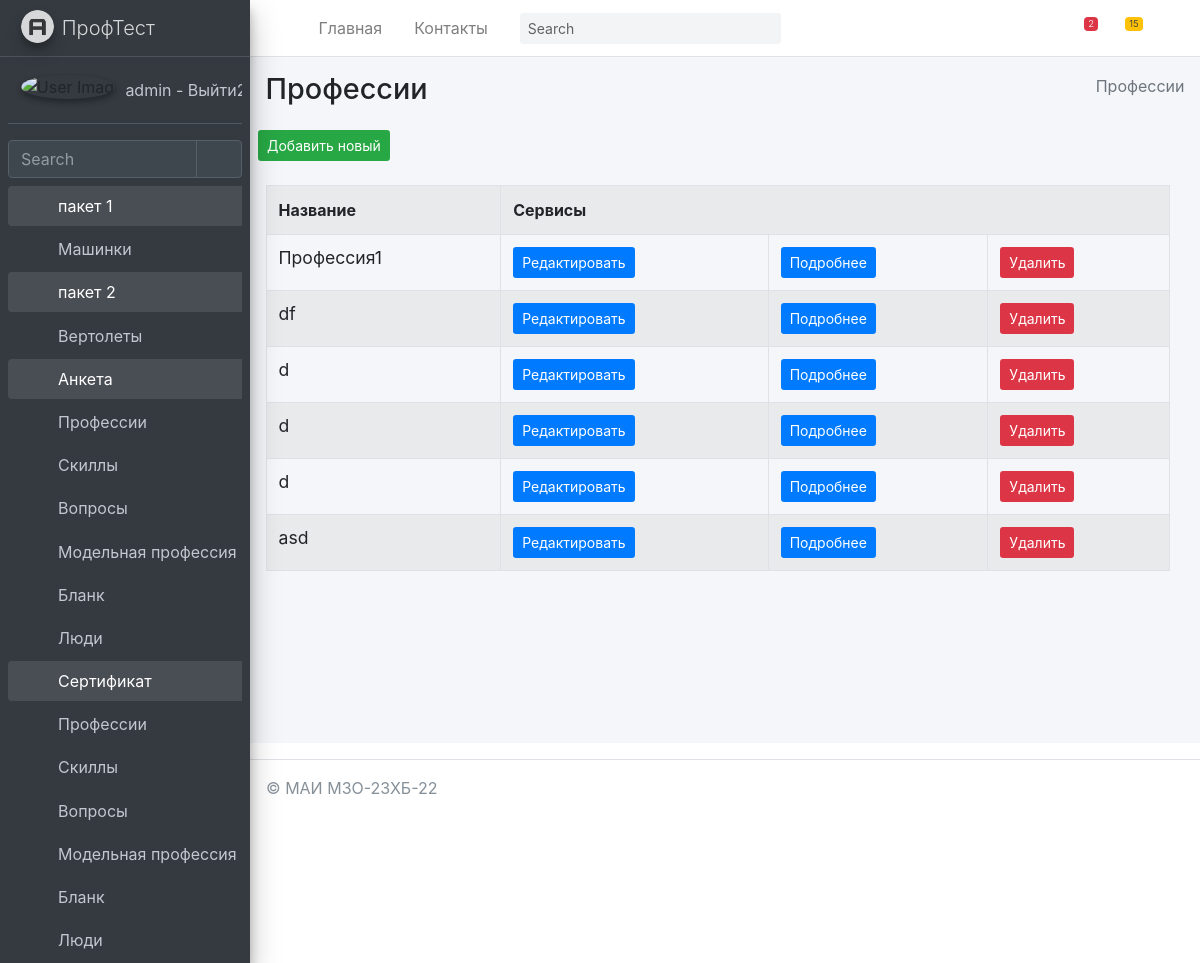
Before: /anketa/professions/ (signed in) with the older database file.
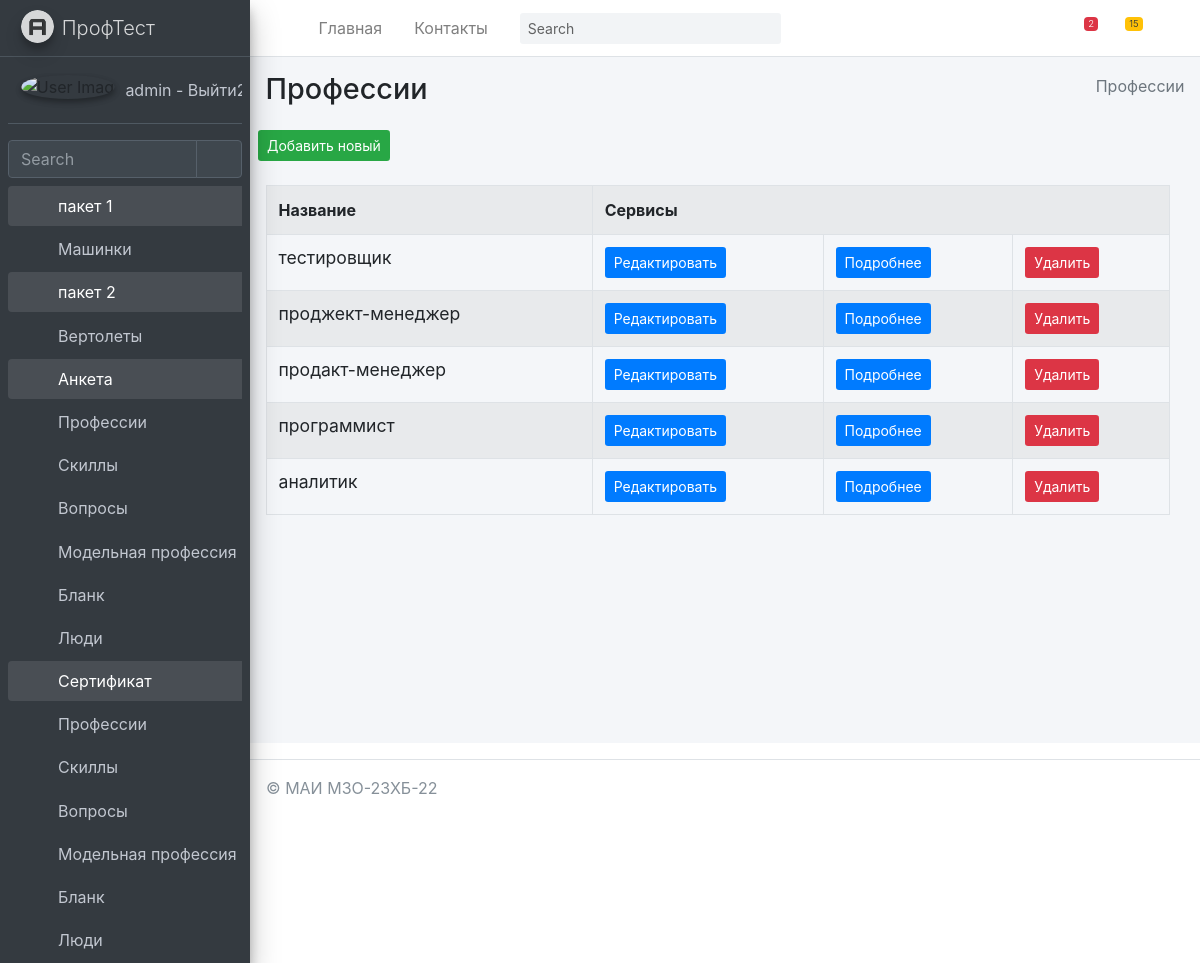
After: the same page with the newer database file.
### mysite/anketa/models.py (models this page shows, shortened)
class Professions(models.Model):
    title = models.TextField(max_length=50, verbose_name="Название")
    class Meta:
        ordering = ["-title"]
        verbose_name = "Профессия"
        verbose_name_plural = "Профессии"

### mysite/anketa/views.py (the view)
# urls.py: path('professions/', ProfessionsView.as_view(), name='professions'),
@method_decorator(login_required(login_url='/login/'), name='dispatch')
class ProfessionsView(ListView):
	model = Professions
	context_object_name = 'professions_list'
	success_url = reverse_lazy('anketa:ProfessionsView')
	paginate_by = item_for_page
	def get_context_data(self, *, object_list=None, **kwargs):
		context = super(ProfessionsView,self).get_context_data(**kwargs)
		context['sometry'] = self.model._meta.verbose_name_plural
		context['col1name'] = self.model._meta.get_field("title").verbose_name
		context['collastname'] = 'Cервисы'
		return context

### mysite/anketa/templates/anketa/professions_list.html (shortened to what this page needs)
{% extends "anketa/base.html" %}
{% block content %}
{% load anketa_tags %}
<div class="content-wrapper">
    {% block sidebar %}
    {% include 'anketa/includes/_breadcrumb.html' %}
    {% endblock %}
    <section class="content">
        <button class="btn bg-success btn-sm">
            <a href="{% url 'anketa:ProfessionCreate' %}" class=''>
                Добавить новый
            </a>
        </button>
        <br><br>
        <div class="container-fluid row">
            <div class="col-md-12">
                <table class="table table-striped table-bordered ">
                    <tr>
                        <th class="w-10">{{ col1name }}</th>
                        <th colspan="3">Сервисы</th>
                    </tr>
                    {% for item in professions_list %}
                    <tr>
                        <td>
                            <h5 class="card-title">
                                {{ item.title }}
                            </h5>
                        </td>
                        <td>
                            <button class="btn bg-primary  btn-sm">
                                <a href="{% url 'anketa:ProfessionUpdate' item.pk %}">Редактировать</a>
                            </button>
                        </td>
                        <td>
                            <button class="btn bg-primary  btn-sm">
                                <a href="{% url 'anketa:ProfessionDetail' item.pk %}">Подробнее</a>
                            </button>
                        </td>
                        <td>
                            <button class="btn bg-danger  btn-sm" >
                                <a href="{% url 'anketa:ProfessionDelete' item.pk %}">Удалить</a>
                            </button>
                        </td>
                    </tr>
                    {% endfor %}
                </table>
            </div>
        </div>
    </section>
</div>
{% endblock %}

### mysite/templates/includes/full_sidebar.html
<aside class="main-sidebar sidebar-dark-primary elevation-4">
    <a href="/" class="brand-link">
        <img src="{{ ASSETS_ROOT }}/img/AdminLTELogo.png" alt="AdminLTE Logo" class="brand-image img-circle elevation-3"
             style="opacity: .8">
        <span class="brand-text font-weight-light">ПрофТест</span>
    </a>
    <div class="sidebar">
        <div class="user-panel mt-3 pb-3 mb-3 d-flex">
            <div class="image">
                <img src="{{ ASSETS_ROOT }}/img/user2-160x160.jpg" class="img-circle elevation-2" alt="User Image">
            </div>
            <div class="info">
                <a href="{% url 'logout' %}" class="d-block">
                    {{ request.user.username }} - Выйти2
                </a>
            </div>
        </div>
        <div class="form-inline">
            <div class="input-group" data-widget="sidebar-search">
                <input class="form-control form-control-sidebar" type="search" placeholder="Search" aria-label="Search">
                <div class="input-group-append">
                    <button class="btn btn-sidebar">
                        <i class="fas fa-search fa-fw"></i>
                    </button>
                </div>
            </div>
        </div>
        <nav class="mt-2">
            <ul class="nav nav-pills nav-sidebar flex-column" data-widget="treeview" role="menu" data-accordion="false">
                {% for item1 in SIDEBAR %}
                    <li class="nav-item {% if 'children' in item1 %} has-treeview menu-is-opening menu-open {% endif %}">
                    <a href="{% if 'children' in item1 %}#{% else %}{{ item1.url }}{% endif %}" class="nav-link">
                        <i class="nav-icon fas fa-circle {{ item1.color }}"></i>
                        <p>
                            {{ item1.name }}
                            {% if 'children' in item1 %}<i class="right fas fa-angle-left"></i>{% endif %}
                        </p>
                    </a>
                    <ul class="nav nav-treeview">
                    {% if 'children' in item1 %}
                        {% for item2 in item1.children %}
                            <li class="nav-item">
                                <a href="{{ item2.url }}" class="nav-link">
                                    <i class="far fa-circle nav-icon"></i>
                                    <p>{{ item2.name }}</p>
                                </a>
                            </li>
                        {% endfor %}
                    {% endif %}
                    </ul>
                    </li>
                {% endfor %}
            </ul>
        </nav>
    </div>
</aside>

Changed rows visible on the page:
removed Professions: title "asd"
changed Professions: title "df" → "тестировщик"
changed Professions: title "d" → "проджект-менеджер"
changed Professions: title "d" → "продакт-менеджер"
changed Professions: title "Профессия1" → "программист"; moves down the list
changed Professions: title "d" → "аналитик"; moves down the list
